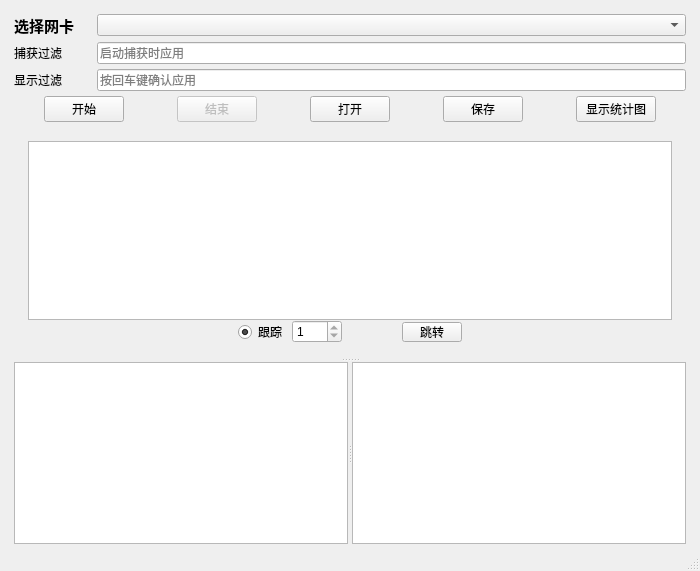
<?xml version="1.0" encoding="UTF-8"?>
<ui version="4.0">
 <class>MainWindow</class>
 <widget class="QMainWindow" name="MainWindow">
  <property name="geometry">
   <rect>
    <x>0</x>
    <y>0</y>
    <width>700</width>
    <height>571</height>
   </rect>
  </property>
  <property name="minimumSize">
   <size>
    <width>100</width>
    <height>100</height>
   </size>
  </property>
  <property name="windowTitle">
   <string>Sniffer</string>
  </property>
  <widget class="QWidget" name="centralWidget">
   <layout class="QVBoxLayout" name="verticalLayout_2">
    <property name="spacing">
     <number>5</number>
    </property>
    <property name="bottomMargin">
     <number>5</number>
    </property>
    <item>
     <layout class="QFormLayout" name="formLayout">
      <property name="verticalSpacing">
       <number>5</number>
      </property>
      <item row="0" column="0">
       <widget class="QLabel" name="label">
        <property name="font">
         <font>
          <family>Microsoft New Tai Lue</family>
          <pointsize>11</pointsize>
          <bold>true</bold>
         </font>
        </property>
        <property name="text">
         <string>选择网卡</string>
        </property>
       </widget>
      </item>
      <item row="0" column="1">
       <widget class="QComboBox" name="comboBox"/>
      </item>
      <item row="1" column="1">
       <widget class="QLineEdit" name="lineEdit">
        <property name="placeholderText">
         <string>启动捕获时应用</string>
        </property>
       </widget>
      </item>
      <item row="2" column="0">
       <widget class="QLabel" name="label_4">
        <property name="text">
         <string>显示过滤</string>
        </property>
       </widget>
      </item>
      <item row="2" column="1">
       <widget class="QLineEdit" name="lineEdit_2">
        <property name="placeholderText">
         <string>按回车键确认应用</string>
        </property>
       </widget>
      </item>
      <item row="1" column="0">
       <widget class="QLabel" name="label_3">
        <property name="text">
         <string>捕获过滤</string>
        </property>
       </widget>
      </item>
     </layout>
    </item>
    <item>
     <layout class="QGridLayout" name="gridLayout">
      <item row="0" column="1">
       <widget class="QPushButton" name="pushButton">
        <property name="enabled">
         <bool>false</bool>
        </property>
        <property name="sizePolicy">
         <sizepolicy hsizetype="Maximum" vsizetype="Fixed">
          <horstretch>0</horstretch>
          <verstretch>0</verstretch>
         </sizepolicy>
        </property>
        <property name="text">
         <string>结束</string>
        </property>
       </widget>
      </item>
      <item row="0" column="0">
       <widget class="QPushButton" name="pushButton_2">
        <property name="sizePolicy">
         <sizepolicy hsizetype="Maximum" vsizetype="Fixed">
          <horstretch>0</horstretch>
          <verstretch>0</verstretch>
         </sizepolicy>
        </property>
        <property name="text">
         <string>开始</string>
        </property>
       </widget>
      </item>
      <item row="0" column="3">
       <widget class="QPushButton" name="pushButton_8">
        <property name="sizePolicy">
         <sizepolicy hsizetype="Maximum" vsizetype="Fixed">
          <horstretch>0</horstretch>
          <verstretch>0</verstretch>
         </sizepolicy>
        </property>
        <property name="text">
         <string>保存</string>
        </property>
       </widget>
      </item>
      <item row="0" column="2">
       <widget class="QPushButton" name="pushButton_9">
        <property name="sizePolicy">
         <sizepolicy hsizetype="Maximum" vsizetype="Fixed">
          <horstretch>0</horstretch>
          <verstretch>0</verstretch>
         </sizepolicy>
        </property>
        <property name="text">
         <string>打开</string>
        </property>
       </widget>
      </item>
      <item row="0" column="4">
       <widget class="QPushButton" name="pushButton_6">
        <property name="sizePolicy">
         <sizepolicy hsizetype="Maximum" vsizetype="Fixed">
          <horstretch>0</horstretch>
          <verstretch>0</verstretch>
         </sizepolicy>
        </property>
        <property name="text">
         <string>显示统计图</string>
        </property>
       </widget>
      </item>
     </layout>
    </item>
    <item>
     <widget class="QSplitter" name="splitter_2">
      <property name="orientation">
       <enum>Qt::Vertical</enum>
      </property>
      <widget class="QWidget" name="layoutWidget">
       <layout class="QVBoxLayout" name="verticalLayout">
        <property name="spacing">
         <number>0</number>
        </property>
        <item>
         <widget class="QTableView" name="tableView">
          <attribute name="verticalHeaderVisible">
           <bool>false</bool>
          </attribute>
         </widget>
        </item>
        <item>
         <layout class="QHBoxLayout" name="horizontalLayout_4">
          <item>
           <spacer name="horizontalSpacer">
            <property name="orientation">
             <enum>Qt::Horizontal</enum>
            </property>
            <property name="sizeHint" stdset="0">
             <size>
              <width>40</width>
              <height>20</height>
             </size>
            </property>
           </spacer>
          </item>
          <item>
           <layout class="QHBoxLayout" name="horizontalLayout">
            <property name="spacing">
             <number>5</number>
            </property>
            <item>
             <widget class="QRadioButton" name="radioButton_2">
              <property name="text">
               <string>跟踪</string>
              </property>
              <property name="checked">
               <bool>true</bool>
              </property>
             </widget>
            </item>
            <item>
             <widget class="QSpinBox" name="spinBox">
              <property name="sizePolicy">
               <sizepolicy hsizetype="Minimum" vsizetype="Fixed">
                <horstretch>0</horstretch>
                <verstretch>0</verstretch>
               </sizepolicy>
              </property>
              <property name="minimumSize">
               <size>
                <width>50</width>
                <height>0</height>
               </size>
              </property>
              <property name="maximumSize">
               <size>
                <width>60</width>
                <height>16777215</height>
               </size>
              </property>
              <property name="minimum">
               <number>1</number>
              </property>
              <property name="maximum">
               <number>1</number>
              </property>
             </widget>
            </item>
            <item>
             <widget class="QLabel" name="label_2">
              <property name="sizePolicy">
               <sizepolicy hsizetype="Minimum" vsizetype="Preferred">
                <horstretch>0</horstretch>
                <verstretch>0</verstretch>
               </sizepolicy>
              </property>
              <property name="minimumSize">
               <size>
                <width>50</width>
                <height>0</height>
               </size>
              </property>
              <property name="maximumSize">
               <size>
                <width>60</width>
                <height>16777215</height>
               </size>
              </property>
              <property name="text">
               <string/>
              </property>
             </widget>
            </item>
            <item>
             <widget class="QPushButton" name="pushButton_10">
              <property name="sizePolicy">
               <sizepolicy hsizetype="Minimum" vsizetype="Maximum">
                <horstretch>0</horstretch>
                <verstretch>0</verstretch>
               </sizepolicy>
              </property>
              <property name="minimumSize">
               <size>
                <width>50</width>
                <height>0</height>
               </size>
              </property>
              <property name="maximumSize">
               <size>
                <width>60</width>
                <height>20</height>
               </size>
              </property>
              <property name="text">
               <string>跳转</string>
              </property>
             </widget>
            </item>
           </layout>
          </item>
          <item>
           <spacer name="horizontalSpacer_2">
            <property name="orientation">
             <enum>Qt::Horizontal</enum>
            </property>
            <property name="sizeHint" stdset="0">
             <size>
              <width>40</width>
              <height>20</height>
             </size>
            </property>
           </spacer>
          </item>
         </layout>
        </item>
       </layout>
      </widget>
      <widget class="QSplitter" name="splitter">
       <property name="orientation">
        <enum>Qt::Horizontal</enum>
       </property>
       <widget class="QTreeView" name="treeView">
        <property name="font">
         <font>
          <pointsize>9</pointsize>
         </font>
        </property>
       </widget>
       <widget class="QTextEdit" name="data">
        <property name="font">
         <font>
          <family>SimSun-ExtB</family>
          <pointsize>10</pointsize>
         </font>
        </property>
       </widget>
      </widget>
     </widget>
    </item>
   </layout>
  </widget>
  <widget class="QStatusBar" name="statusBar"/>
 </widget>
 <layoutdefault spacing="23" margin="14"/>
 <resources/>
 <connections/>
</ui>
